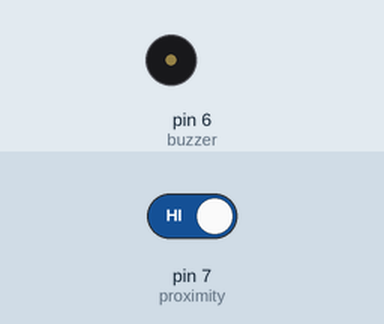
This sketch was run on a simulated Arduino Uno, built with avr-gcc and run on an emulated ATmega328P. On the bench: buzzer (waves = sounding, pin HIGH). The inputs (shaded band) are chosen by the test bench; at power-on: pin 7 (proximity) HIGH.

Above: at 1.2 s.
1.3 s: pin 7 (proximity) driven LOW
At 2.1 s:
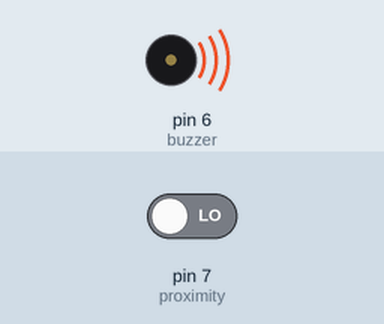
2.8 s: pin 7 (proximity) driven HIGH
At 3.2 s:
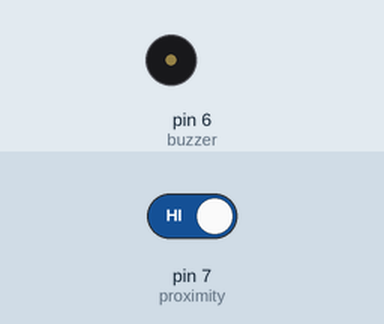
Timing chart, 0 to 5.8 s (numbered marks = the images above; inputs shaded):
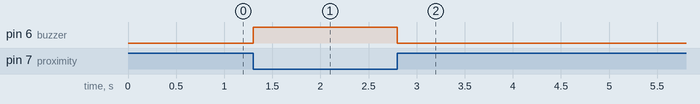

The sketch:

irsensor.ino
```cpp
 int proximity=7;
int buzzer=6;
void setup() {
  // put your setup code here, to run once:
pinMode(proximity, INPUT);
pinMode(buzzer, OUTPUT);
}

void loop() {
  // put your main code here, to run repeatedly:
int data=digitalRead(proximity);
if (data==0)
{
  digitalWrite(buzzer, HIGH);
  Serial.println("Obstacle");
}
else
{
  digitalWrite(buzzer, LOW);
  Serial.println("No Obstacle");
}
}
```

Measured:
- after the input at 1.3 s, pin 6 (buzzer): LOW → HIGH at once
- after the input at 2.8 s, pin 6 (buzzer): HIGH → LOW at once
